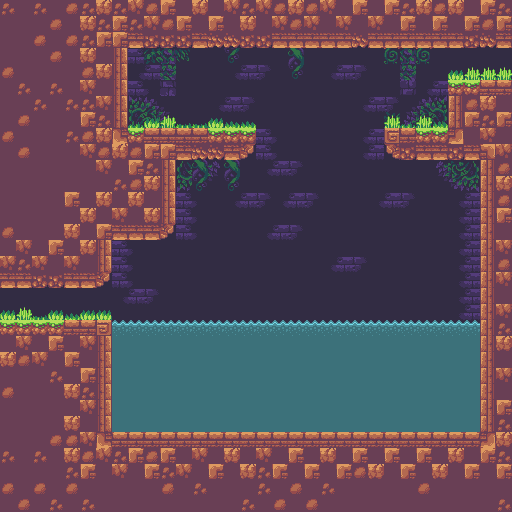

The image is a tile-based game level rendered from a .tmx file. Its description and source (layers, tilesets, objects; grid data summarised) follow:
An orthogonal 32x32 tile map with 16x16 px tiles, 6 tile layers (Background_1, Background_2, Background_3, Background_4, ...), 2 tilesets and 1 object (Item).

<map version="1.10" tiledversion="1.11.2" orientation="orthogonal" renderorder="right-down" compressionlevel="0" width="32" height="32" tilewidth="16" tileheight="16" infinite="0" backgroundcolor="#37494e" nextlayerid="9" nextobjectid="2">
 <tileset firstgid="1" name="SunnyLand_by_Ansimuz" tilewidth="16" tileheight="16" tilecount="483" columns="23" objectalignment="topleft">
  <image source="atlas/SunnyLand_by_Ansimuz-extended.png" width="368" height="336" />
 </tileset>
 <tileset firstgid="484" name="Collisions" tilewidth="16" tileheight="16" tilecount="2" columns="2" objectalignment="topleft">
  <image source="Collisions.intgrid.png" width="32" height="16" />
 </tileset>
 <layer id="1" name="Background_1" width="32" height="32">
  <data>[1024 cells, 517 non-empty, 10 distinct tile ids]</data>
 </layer>
 <layer id="2" name="Background_2" width="32" height="32">
  <data>[1024 cells, 80 non-empty, 18 distinct tile ids]</data>
 </layer>
 <layer id="3" name="Background_3" width="32" height="32">
  <data>[1024 cells, 14 non-empty, 10 distinct tile ids]</data>
 </layer>
 <layer id="4" name="Background_4" width="32" height="32">
  <data>[1024 cells, 3 non-empty, 3 distinct tile ids]</data>
 </layer>
 <layer id="6" name="Collisions_1" width="32" height="32">
  <data>[1024 cells, 699 non-empty, 19 distinct tile ids]</data>
 </layer>
 <layer id="7" name="Collisions_2" width="32" height="32">
  <data>[1024 cells, 14 non-empty, 2 distinct tile ids]</data>
 </layer>
 <objectgroup id="8" name="Entities">
  <object id="1" name="Item" type="Item" x="140" y="104" width="24" height="24">
   <properties>
    <property name="__anchorX" type="int" value="152" />
    <property name="__anchorY" type="int" value="128" />
    <property name="__cx" type="int" value="9" />
    <property name="__cy" type="int" value="7" />
    <property name="count" type="int" value="1" />
    <property name="price" type="int" value="0" />
    <property name="type" value="Healing_potion" />
   </properties>
  </object>
 </objectgroup>
</map>
